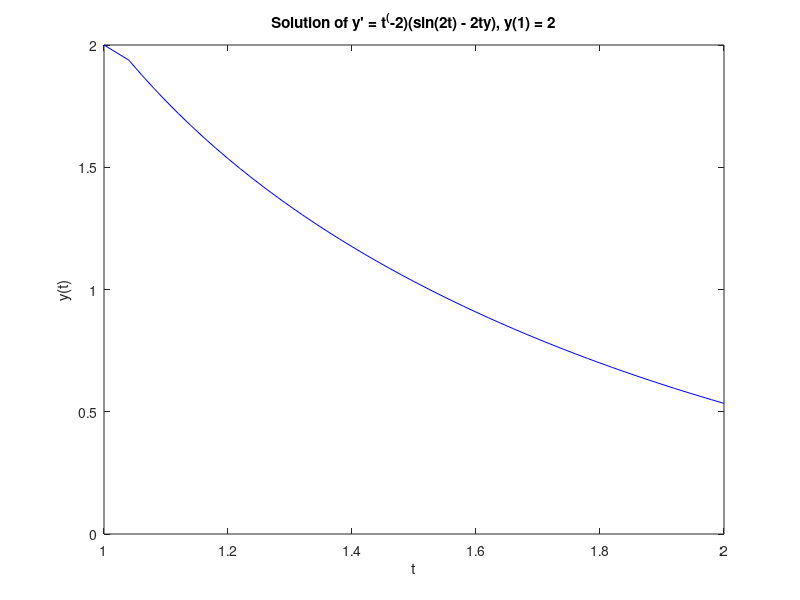

MATLAB code for this plot:
clc;
clear;
h = 0.02;
a = 1;
b = 2;
N = (b - a) / h;
w = zeros(1, N);
t = zeros(1, N);
t(1) = a;
w(1) = 2; % Initial value of y

for i = 2:N
    w(i) = w(i-1) + h * (t(i-1)^(-2) * (sin(2*t(i-1)) - 2 * t(i-1) * w(i-1)));
    t(i) = a + i * h;
end

plot([a, t], [2, w], 'b-')
xlabel('t')
ylabel('y(t)')
title("Solution of y' = t^(-2)(sin(2t) - 2ty), y(1) = 2")
